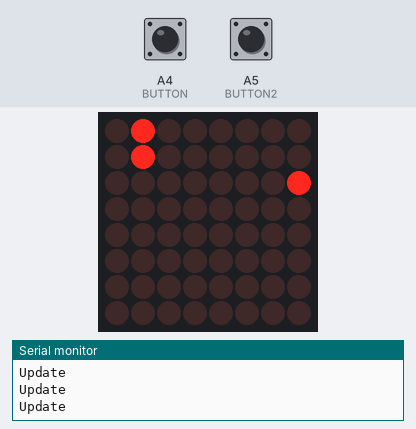
The sketch below on a simulated Arduino Uno, built with avr-gcc and run on an emulated ATmega328P. On the bench: 8×8 LED matrix, the last lines printed to the serial monitor. Wiring (inferred from the names in the program): LED matrix (orientation assumed): rows pin 13, pin 12, pin 11, pin 10, pin 9, pin 8, pin 7, pin 6; columns A3, A2, A1, A0, pin 2, pin 3, pin 4, pin 5. The test bench sets the inputs (shaded band); at power-on: A4 (BUTTON) HIGH, A5 (BUTTON2) HIGH. Random numbers use the default seed unless the sketch sets one.

Above: at 1.2 s.
1.3 s: A4 (BUTTON) pulled LOW for 0.15 s
At 2.5 s:
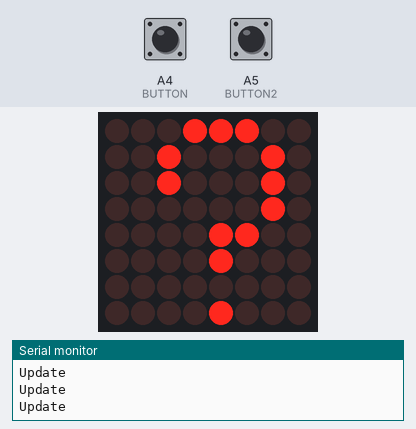
2.9 s: A4 (BUTTON) pulled LOW for 1 s
At 3.11 s:
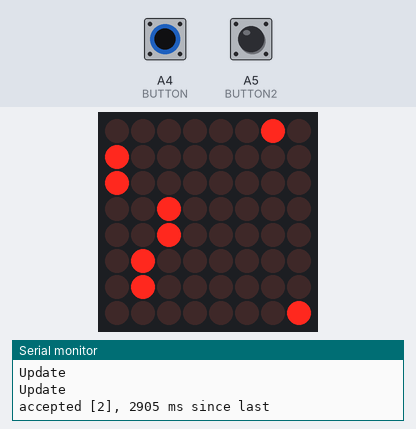
4.5 s: A4 (BUTTON) pulled LOW for 3.2 s
At 5.0 s:
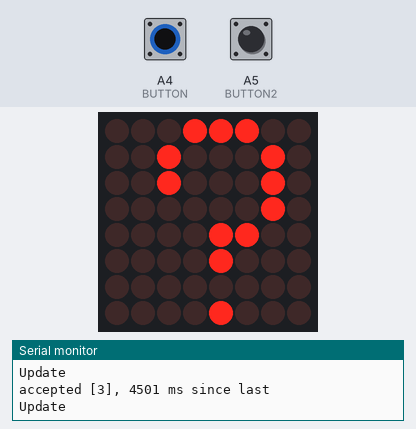
9.2 s: A4 (BUTTON) pulled LOW for 0.15 s
At 9.47 s:
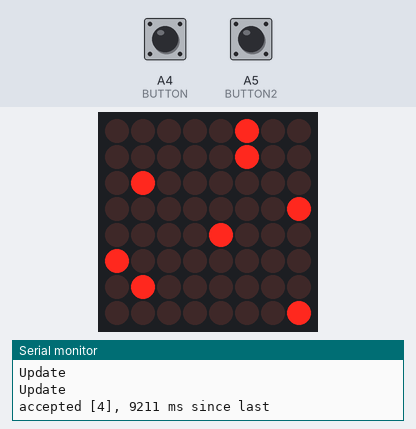
Timing chart, 0 to 12.2 s (numbered marks = the images above; inputs shaded):
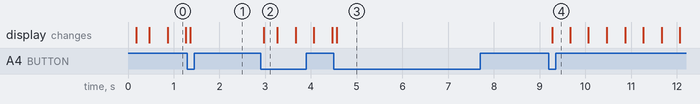

Measured:
- after the input at 2.9 s, the display: changes after 0.07 s (image 2)
- after the input at 9.2 s, the display: changes after 0.08 s (image 4)

The sketch:

RAINDROP_FINAL.ino
```cpp
//Declaring which pins are used for anode, and which pins for cathode
const byte ANODE_PINS[8] = {13, 12, 11, 10, 9, 8, 7, 6};
const byte CATHODE_PINS[8] = {A3, A2, A1, A0, 2, 3, 4, 5};

//Declaring some of the other variables used during the program
const  int  TIME_DELAY = 400;
const int BUTTON = A4;
const int BUTTON2 = A5;
const int DEBOUNCE_DELAY = 50;
int counter = 0;
int counter2 = 0;


void setup() {

  for (int i = 0; i < 8; i++) {

    //Setting each of the pins to output, and turning all the LED's off
    pinMode(ANODE_PINS[i], OUTPUT);
    pinMode(CATHODE_PINS[i], OUTPUT);
    digitalWrite(ANODE_PINS[i], HIGH);
    digitalWrite(CATHODE_PINS[i], HIGH);
  }

  //Setting up all the Serial Settings
  Serial.begin(115200);
  Serial.setTimeout(100);
  pinMode(BUTTON, INPUT_PULLUP);
}

//This part of the code checks the light above each LED, and if on turns on the required light
void movePatternDown(byte pattern[8][8]) {
  for (int i = 6; i >= 0; i--) {
    for (int j = 0; j < 8; j++) {
      pattern[i+1][j] = pattern[i][j];
      // Check the light
      if (i == 0) { // If the LED is off
        pattern[i][j] = 0;
        // If there are no other options, the LED is turned off
      }
    }
  }
}

//This part chooses which cathode gets turned on, and thus which row of LED turns on
void chooseRandomInTopRow(byte pattern[8][8]) {
  byte ran = random(0,8);
  pattern[0][ran] = 1;
}

//Set up two different cases and switch between them. The first case is when the raindrop pattern is activated, while the second case displays a still image
void displayh(byte pattern[8][8],int counter) {
  switch (counter%2) {
  case  0 : {for (int a = 0; a < 8; a++) {  //The raindrop code is activated
    for (int c = 0; c < 8; c++) {
      if (pattern[a][c] == 1) {
        digitalWrite(CATHODE_PINS[c], LOW); //Activating cathode wire
      }
      else {
        digitalWrite(CATHODE_PINS[c], HIGH); //Deactivating cathode wire
      }
    }
    digitalWrite(ANODE_PINS[a], LOW); //Activating anode wire
    delayMicroseconds(1000);//Keep each light on for this long
    digitalWrite(ANODE_PINS[a], HIGH); //Deactivating anode wire
  }
  break;
  }

  case  1 :
  {const byte newpattern[8][8] ={
                    0,0,0,1,1,1,0,0,
                    0,0,1,0,0,0,1,0,
                    0,0,1,0,0,0,1,0,
                    0,0,0,0,0,0,1,0,
                    0,0,0,0,1,1,0,0,
                    0,0,0,0,1,0,0,0,
                    0,0,0,0,0,0,0,0,
                    0,0,0,0,1,0,0,0};


    for (int a = 0; a < 8; a++) {
    for (int c = 0; c < 8; c++) {
      if (newpattern[a][c] == 1) {
        digitalWrite(CATHODE_PINS[c], LOW); //Activating cathode wire
      }
      else {
        digitalWrite(CATHODE_PINS[c], HIGH); //Deactivating cathode wire
      }
    }
    digitalWrite(ANODE_PINS[a], LOW); //Activating anode wire
    delayMicroseconds(1000);
    digitalWrite(ANODE_PINS[a], HIGH); //Deactivating anode wire
  }
    break;
  }
}


}


void loop() {
  // count (debounced) button presses
  static byte button_state = HIGH;
  static byte last_reading = HIGH;
  static long last_reading_change = 0;
  static byte button2_state = HIGH;
  static byte last_reading2 = HIGH;
  static long last_reading_change2 = 0;
  static char message[50];
  // buffer for sprintfs

  byte reading = digitalRead(BUTTON);
  byte reading2 = digitalRead(BUTTON2);
  unsigned long now = millis();

  // Ignore button_state changes within DEBOUNCE_DELAY milliseconds of the last
  // reading change, otherwise accept.
  if (now - last_reading_change > DEBOUNCE_DELAY) {
    if (reading == LOW && button_state == HIGH) { // button pressed down (HIGH to LOW)
      sprintf(message, "accepted [%d], %ld ms since last\n", ++counter,
      now - last_reading_change);
      Serial.print(message);

    }
    button_state = reading;
    //Ignore button_state changes within DEBOUNCE_DELAY milliseconds of the last
    // reading change, otherwise accept.
  }
    if (now - last_reading_change2 > DEBOUNCE_DELAY) {
    if (reading2 == LOW && button2_state == HIGH) { // button pressed down (HIGH to LOW)
      sprintf(message, "accepted [%d], %ld ms since last\n", ++counter2,
      now - last_reading_change2);
      Serial.print(message);

    }
    button2_state = reading2;
  }

//Makes the code loop over and over again
  static byte pattern[8][8];

  static long nextUpdateTime = millis();
  displayh(pattern,counter);
  if (millis() >= nextUpdateTime) {
    Serial.println("Update");
    movePatternDown(pattern);
    chooseRandomInTopRow(pattern);

    displayh(pattern,counter);
    nextUpdateTime = nextUpdateTime + TIME_DELAY;


  }

}
```
